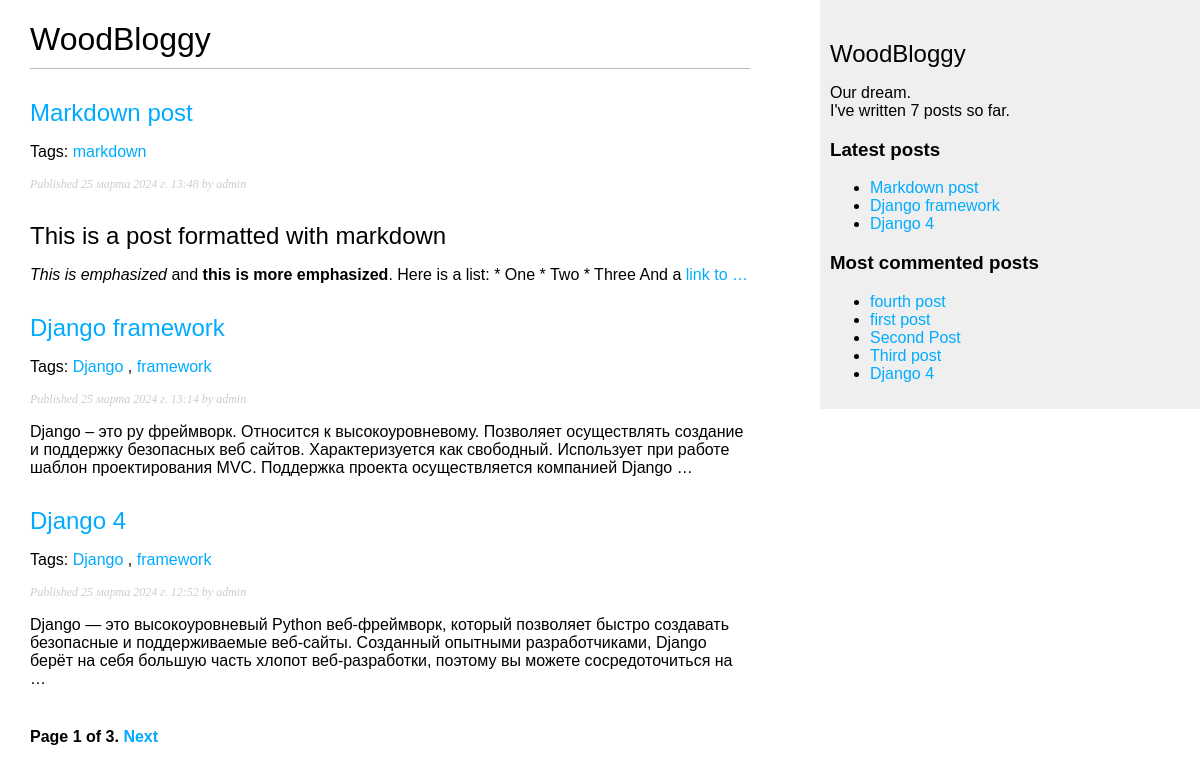
Screenshot of /blog/ with the database file from the repository.
### blog/models.py (models this page shows, shortened)
class Post(models.Model):
    class Status(models.TextChoices):
        DRAFT = 'DF', 'Draft'
        PUBLISHED = 'PB', 'Published'
    title = models.CharField(max_length=250)
    slug = models.SlugField(max_length=250, unique_for_date='publish')
    author = models.ForeignKey(User,
                               on_delete=models.CASCADE,
                               related_name='blog_posts')
    body = models.TextField()
    publish = models.DateTimeField(default=timezone.now)
    created = models.DateTimeField(auto_now_add=True)
    updated = models.DateTimeField(auto_now=True)
    status = models.CharField(max_length=2,
                              choices=Status.choices,
                              default=Status.DRAFT)
    objects = models.Manager()
    published = PublishedManager()
    tags = TaggableManager()
    class Meta:
        ordering = ['-publish']
        indexes = [
            models.Index(fields=['-publish']),
        ]
    def get_absolute_url(self):
        return reverse('blog:post_detail',
                       args=[self.publish.year,
                             self.publish.month,
                             self.publish.day,
                             self.slug])

### blog/views.py (the view)
# urls.py: path('', views.post_list, name='post_list'),
def post_list(request, tag_slug=None):
    posts = Post.published.all()
    tag = None
    if tag_slug:
        tag = get_object_or_404(Tag, slug=tag_slug)
        post_list = post_list.filter(tags__in=[tag])
    paginator = Paginator(posts, 3)
    page_number = request.GET.get('page', 1)
    try:
        posts = paginator.page(page_number)
    except PageNotAnInteger:
        posts = paginator.page(1)
    except EmptyPage:
        posts = paginator.page(paginator.num_pages)
    return render(request, 'blog/post/list.html', {'posts': posts, 'tag': tag})

### blog/models.py (called while the page is built)
    def get_queryset(self):
        return super().get_queryset()\
            .filter(status=Post.Status.PUBLISHED)

### blog/templatetags/blog_tags.py (called while the page is built)
@register.simple_tag
def total_posts():
    return Post.published.count()

@register.inclusion_tag('blog/post/latest_posts.html')
def show_latest_posts(count=5):
    latest_posts = Post.published.order_by('-publish')[:count]
    return {'latest_posts': latest_posts}

@register.simple_tag
def get_most_commented_posts(count=5):
    return Post.published.annotate(total_comments=Count('comments')).order_by('-total_comments')[:count]

@register.filter(name='markdown')
def markdown_format(text):
    return mark_safe(markdown.markdown(text))

### blog/templates/blog/post/list.html (shortened to what this page needs)
{% extends "blog/base.html" %}
{% load blog_tags %}
{% block content %}
<h1>WoodBloggy</h1>
{% for post in posts %}
    <h2>
        <a href="{{ post.get_absolute_url }}">
        {{ post.title }}
        </a>
    </h2>
    <p class="tags">
        Tags:
        {% for tag in post.tags.all %}
            <a href="{% url 'blog:post_list_by_tag' tag.slug %}">
                {{ tag.name }}
            </a>
            {% if not forloop.last %}, {% endif %}
        {% endfor %}
    </p>
    <p class="date">
    Published {{ post.publish }} by {{ post.author }}
    </p>
    {{ post.body|markdown|truncatewords_html:30 }}
{% endfor %}
{% include "pagination.html" with page=posts %}
{% endblock %}

### blog/templates/blog/base.html (shortened to what this page needs)
{% load blog_tags %}
{% load static %}
<!DOCTYPE html>
<html>
<head>
    <link href="{% static 'css/blog.css' %}" rel="stylesheet">
</head>
<body>
<div id="content">
    {% block content %}
    {% endblock %}
</div>
<div id="sidebar">
    <h2>WoodBloggy</h2>
    <p>
        Our dream.<br>
        I've written {% total_posts %} posts so far.
    </p>
    <h3>Latest posts</h3>
    {% show_latest_posts 3 %}
    <h3>Most commented posts</h3>
    {% get_most_commented_posts as most_commented_posts %}
    <ul>
        {% for post in most_commented_posts %}
            <li>
                <a href="{{ post.get_absolute_url }}">{{ post.title }}</a>
            </li>
        {% endfor %}
    </ul>
</div>
</body>
</html>

### blog/templates/blog/post/latest_posts.html
<ul>
  {% for post in latest_posts %}
    <li>
      <a href="{{ post.get_absolute_url }}">{{ post.title }}</a>
    </li>
  {% endfor %}
</ul>

### blog/static/css/blog.css (style rules this page uses)
body { margin:0; padding:0; font-family:helvetica, sans-serif; }
a { color:#00abff; text-decoration:none; }
h1 { font-weight:normal; border-bottom:1px solid #bbb; padding:0 0 10px 0; }
h2 { font-weight:normal; margin:30px 0 0; }
#content { float:left; width:60%; padding:0 0 0 30px; }
#sidebar { float:right; width:30%; padding:10px; background:#efefef; height:100%; }
p.date { color:#ccc; font-family: georgia, serif; font-size: 12px; font-style: italic; }

### rows the page displays
Post: title "Markdown post", publish "25 марта 2024 г. 13:48", author "admin", body "This is a post formatted with markdown This is emphasized and this is more emphasized . Here is a list: * One * Two * Three And a link to …"
Tag: name "markdown"
Post: title "Django framework", publish "25 марта 2024 г. 13:14", author "admin", body "Django – это py фреймворк. Относится к высокоуровневому. Позволяет осуществлять создание и поддержку безопасных веб сайтов. Характеризуется как свободный. Использует при работе шаблон проектирования MVC. Поддержка проекта осуществляется компанией Django …"
Tag: name "Django"
Tag: name "framework"
Post: title "Django 4", publish "25 марта 2024 г. 12:52", author "admin", body "Django — это высокоуровневый Python веб-фреймворк, который позволяет быстро создавать безопасные и поддерживаемые веб-сайты. Созданный опытными разработчиками, Django берёт на себя большую часть хлопот веб-разработки, поэтому вы можете сосредоточиться на …"
Post: title "fourth post"
Post: title "first post"
Post: title "Second Post"
Post: title "Third post"

### other values shown
{{ page.number }} "1"
{{ page.paginator.num_pages }} "3"
